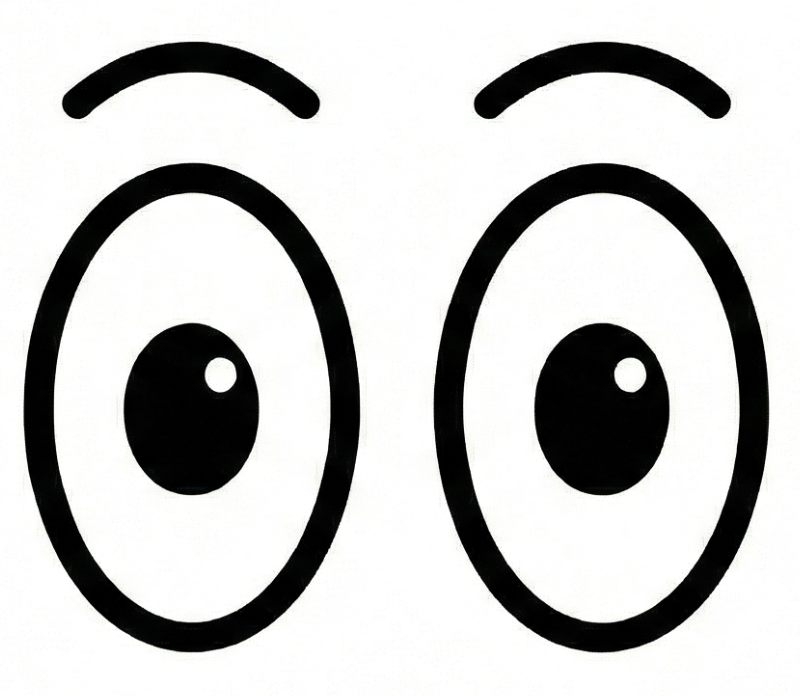
#> input picture Sources/VibeWatch/Resources/alert-original.png, 800 x 696 px; its folder holds only this picture in this run
$ python process_icons.py
#> lines starting #> are read from the running program, lines starting #| are printed output that depends on the picture
#!/usr/bin/env python3
"""
Process eye icons v4: Remove checkered backgrounds and make square to prevent stretching
"""
from PIL import Image
import os

def remove_checkered_background_and_make_square(input_path, output_path):
    """
    Remove checkered/gray backgrounds and add padding to make icons square.
    This prevents vertical stretching in the menu bar.
    """
#> called with output_path = 'Sources/VibeWatch/Resources/alert.png'
    print(f"Processing {os.path.basename(input_path)}...")

    # Open image and convert to RGBA
    img = Image.open(input_path).convert("RGBA")
#> img is the input picture: PIL image 800x696 RGBA; mean R, G, B, A 197.7, 197.9, 197.2, 255

    original_size = img.size
#> original_size = (800, 696)
    print(f"  Original size: {original_size[0]}x{original_size[1]}")
#|   Original size: 800x696

    # Get image data
    data = img.getdata()

    new_data = []
    removed_count = 0

    # Remove gray/checkered background
    for item in data:
        r, g, b, a = item

        # Check if pixel is grayscale (R, G, B are similar)
        color_variance = max(r, g, b) - min(r, g, b)

        # If it's a gray color (low variance between RGB channels)
        # AND it's relatively light (above a certain brightness)
        is_gray = color_variance < 30
        is_light = (r + g + b) / 3 > 150  # Average brightness threshold

        # Also check for specific gray ranges
        is_light_gray = (180 <= r <= 245) and (180 <= g <= 245) and (180 <= b <= 245)

        if (is_gray and is_light) or is_light_gray:
            # Make it transparent
            new_data.append((255, 255, 255, 0))
            removed_count += 1
        else:
            # Keep the pixel (this should be the actual eye design)
            new_data.append(item)
#> this loop made 556800 passes
#> (item, r, g, b, color_variance) on passes 1 to 12: ((255, 255, 253, 255), 255, 255, 253, 2), ((254, 254, 252, 255), 254, 254, 252, 2), ((253, 253, 253, 255), 253, 253, 253, 0), ((255, 255, 255, 255), 255, 255, 255, 0), ((253, 253, 254, 255), 253, 253, 254, 1), ((255, 253, 254, 255), 255, 253, 254, 2), ((253, 252, 251, 255), 253, 252, 251, 2), ((254, 254, 252, 255), 254, 254, 252, 2), ((254, 254, 254, 255), 254, 254, 254, 0), ((254, 254, 254, 255), 254, 254, 254, 0), ((254, 254, 254, 255), 254, 254, 254, 0), ((255, 255, 254, 255), 255, 255, 254, 1)
#> (r, g, b, color_variance) on passes 61 to 66: (252, 254, 253, 2), (254, 255, 255, 1), (255, 255, 255, 0), (253, 253, 253, 0), (253, 253, 251, 2), (252, 252, 251, 1)

    # Update image data
    img.putdata(new_data)

    # Crop to remove excess transparent space
    bbox = img.getbbox()
    if bbox:
        img = img.crop(bbox)
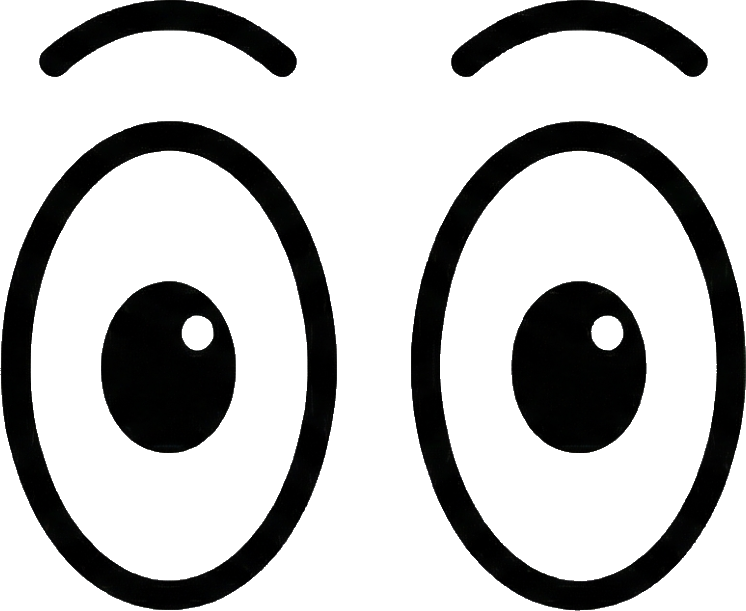
#> img: PIL image 746x611 RGBA; mean R, G, B, A 186.5, 186.7, 186.6, 70.1; transparent parts drawn white
        print(f"  ✓ Cropped to {img.size[0]}x{img.size[1]}")
#|   ✓ Cropped to 746x611

    # Add a touch of vertical padding before squaring
    width, height = img.size
    extra_vertical_padding = max(2, int(round(height * 0.06)))
    padded_height = height + (extra_vertical_padding * 2)
    padded_img = Image.new('RGBA', (width, padded_height), (255, 255, 255, 0))
    padded_img.paste(img, (0, extra_vertical_padding), img)
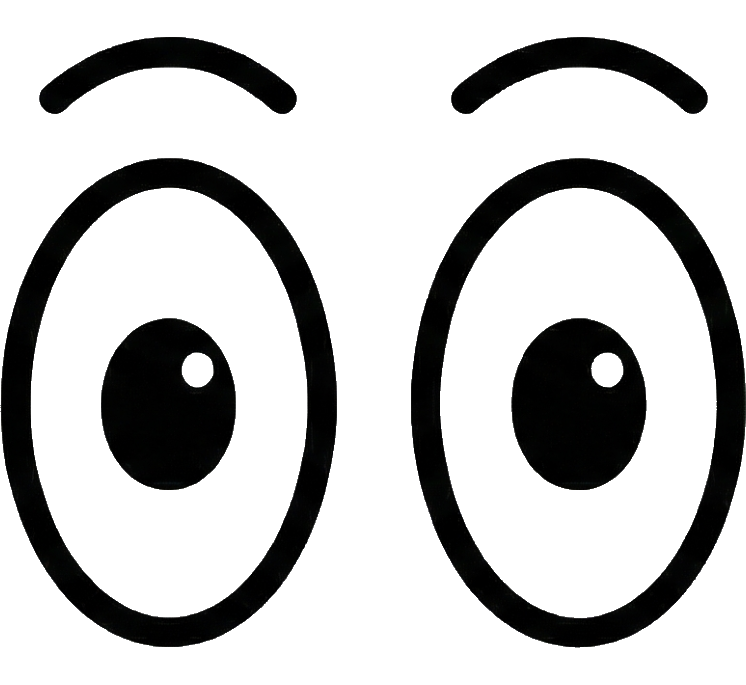
#> padded_img: PIL image 746x685 RGBA; mean R, G, B, A 193.9, 194.1, 194, 62.5; transparent parts drawn white
    img = padded_img
    print(f"  ✓ Added vertical padding: {extra_vertical_padding}px top/bottom")
#|   ✓ Added vertical padding: 37px top/bottom

    # Now make it square by adding transparent padding
    width, height = img.size

    # Determine the size of the square (use the larger dimension)
    max_dimension = max(width, height)

    # Create a new square image with transparent background
    square_img = Image.new('RGBA', (max_dimension, max_dimension), (255, 255, 255, 0))

    # Calculate position to center the eye content
    paste_x = (max_dimension - width) // 2
    paste_y = (max_dimension - height) // 2

    # Paste the eye image onto the square canvas
    square_img.paste(img, (paste_x, paste_y), img)
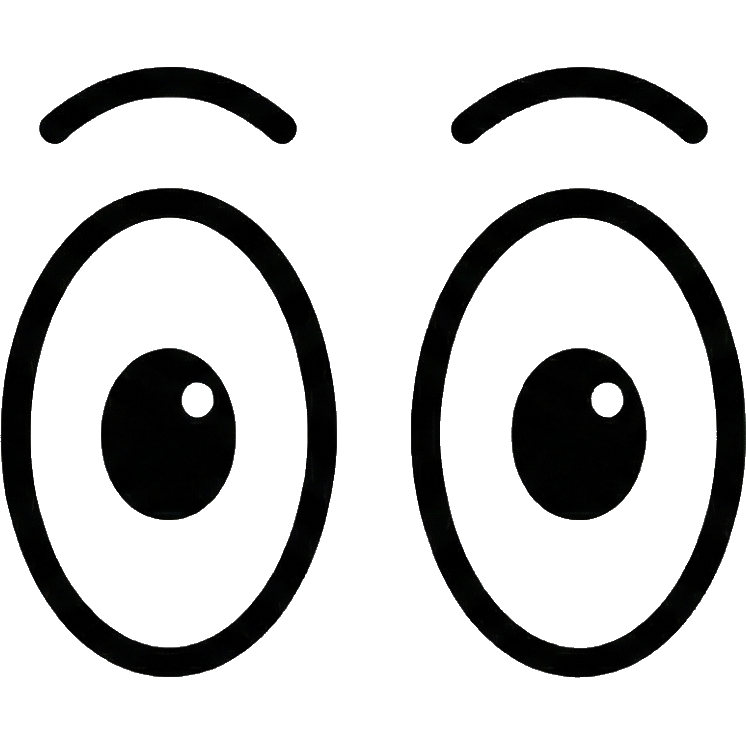
#> square_img: PIL image 746x746 RGBA; mean R, G, B, A 198.9, 199, 198.9, 57.4; transparent parts drawn white

    print(f"  ✓ Made square: {max_dimension}x{max_dimension}")
#|   ✓ Made square: 746x746
    print(f"  ✓ Eye content centered with padding")

    # Save processed image
    square_img.save(output_path, "PNG")

    total_pixels = len(data)
    percent_removed = (removed_count / total_pixels) * 100
    print(f"  ✓ Removed {percent_removed:.1f}% background pixels")
#|   ✓ Removed 77.5% background pixels
    print(f"  ✓ Saved to {os.path.basename(output_path)}")

def main():
    # Get the repository root (parent directory of scripts/)
    script_dir = os.path.dirname(os.path.abspath(__file__))
    repo_root = os.path.dirname(script_dir)
    resources_dir = os.path.join(repo_root, "Sources/VibeWatch/Resources")

    # Process from the original backup files
    icons = [
        ("alert-original.png", "alert.png"),
        ("concerned-original.png", "concerned.png"),
        ("exhausted-original.png", "exhausted.png"),
    ]

    print("👀 Processing Vibe Watch eye icons (Square Format)...")
    print(f"Resources directory: {resources_dir}\n")

    for input_name, output_name in icons:
        input_path = os.path.join(resources_dir, input_name)
        output_path = os.path.join(resources_dir, output_name)

        if os.path.exists(input_path):
            try:
                remove_checkered_background_and_make_square(input_path, output_path)
                print()
            except Exception as e:
                print(f"✗ Error processing {input_name}: {e}\n")
        else:
            print(f"✗ File not found: {input_name}\n")

    print("✓ Done! All eye icons are now square and won't stretch in menu bar.")

if __name__ == "__main__":
    main()
